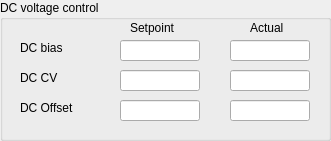
     <widget class="QGroupBox" name="gbFAIMS_DC">
      <property name="geometry">
       <rect>
        <x>50</x>
        <y>300</y>
        <width>331</width>
        <height>141</height>
       </rect>
      </property>
      <property name="title">
       <string>DC voltage control</string>
      </property>
      <widget class="QLineEdit" name="leSFMBIAS">
       <property name="geometry">
        <rect>
         <x>120</x>
         <y>40</y>
         <width>80</width>
         <height>21</height>
        </rect>
       </property>
      </widget>
      <widget class="QLabel" name="label_157">
       <property name="geometry">
        <rect>
         <x>20</x>
         <y>40</y>
         <width>59</width>
         <height>16</height>
        </rect>
       </property>
       <property name="text">
        <string>DC bias</string>
       </property>
      </widget>
      <widget class="QLabel" name="label_158">
       <property name="geometry">
        <rect>
         <x>20</x>
         <y>70</y>
         <width>59</width>
         <height>16</height>
        </rect>
       </property>
       <property name="text">
        <string>DC CV</string>
       </property>
      </widget>
      <widget class="QLabel" name="label_159">
       <property name="geometry">
        <rect>
         <x>20</x>
         <y>100</y>
         <width>71</width>
         <height>16</height>
        </rect>
       </property>
       <property name="text">
        <string>DC Offset</string>
       </property>
      </widget>
      <widget class="QLineEdit" name="leGFMBIASA">
       <property name="geometry">
        <rect>
         <x>230</x>
         <y>40</y>
         <width>80</width>
         <height>21</height>
        </rect>
       </property>
       <property name="readOnly">
        <bool>true</bool>
       </property>
      </widget>
      <widget class="QLabel" name="label_160">
       <property name="geometry">
        <rect>
         <x>130</x>
         <y>20</y>
         <width>71</width>
         <height>16</height>
        </rect>
       </property>
       <property name="text">
        <string>Setpoint</string>
       </property>
      </widget>
      <widget class="QLabel" name="label_161">
       <property name="geometry">
        <rect>
         <x>250</x>
         <y>20</y>
         <width>51</width>
         <height>16</height>
        </rect>
       </property>
       <property name="text">
        <string>Actual</string>
       </property>
      </widget>
      <widget class="QLineEdit" name="leGFMCVA">
       <property name="geometry">
        <rect>
         <x>230</x>
         <y>70</y>
         <width>80</width>
         <height>21</height>
        </rect>
       </property>
       <property name="readOnly">
        <bool>true</bool>
       </property>
      </widget>
      <widget class="QLineEdit" name="leSFMCV">
       <property name="geometry">
        <rect>
         <x>120</x>
         <y>70</y>
         <width>80</width>
         <height>21</height>
        </rect>
       </property>
      </widget>
      <widget class="QLineEdit" name="leGFMOFFA">
       <property name="geometry">
        <rect>
         <x>230</x>
         <y>100</y>
         <width>80</width>
         <height>21</height>
        </rect>
       </property>
       <property name="readOnly">
        <bool>true</bool>
       </property>
      </widget>
      <widget class="QLineEdit" name="leSFMOFF">
       <property name="geometry">
        <rect>
         <x>120</x>
         <y>100</y>
         <width>80</width>
         <height>21</height>
        </rect>
       </property>
      </widget>
     </widget>
